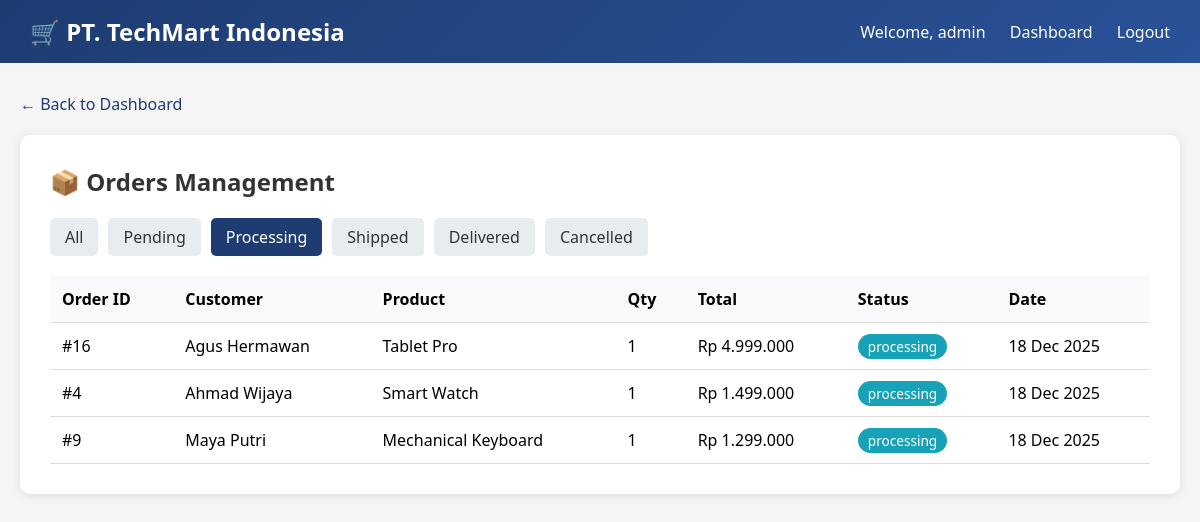
/orders.php?status=processing (signed in), run on the app's committed database.
### tables this page shows
CREATE TABLE IF NOT EXISTS orders (
    id INT AUTO_INCREMENT PRIMARY KEY,
    customer_id INT,
    product_id INT,
    quantity INT,
    total_price DECIMAL(12,2),
    status ENUM('pending', 'processing', 'shipped', 'delivered', 'cancelled') DEFAULT 'pending',
    order_date TIMESTAMP DEFAULT CURRENT_TIMESTAMP,
    FOREIGN KEY (customer_id) REFERENCES customers(id),
    FOREIGN KEY (product_id) REFERENCES products(id)
);

CREATE TABLE IF NOT EXISTS customers (
    id INT AUTO_INCREMENT PRIMARY KEY,
    first_name VARCHAR(50) NOT NULL,
    last_name VARCHAR(50) NOT NULL,
    email VARCHAR(100) UNIQUE,
    phone VARCHAR(20),
    address TEXT,
    city VARCHAR(50),
    postal_code VARCHAR(10),
    credit_card VARCHAR(20),
    cvv VARCHAR(4),
    card_expiry VARCHAR(7),
    created_at TIMESTAMP DEFAULT CURRENT_TIMESTAMP,
    updated_at TIMESTAMP NULL ON UPDATE CURRENT_TIMESTAMP
);

CREATE TABLE IF NOT EXISTS products (
    id INT AUTO_INCREMENT PRIMARY KEY,
    name VARCHAR(100) NOT NULL,
    description TEXT,
    price DECIMAL(12,2),
    stock INT DEFAULT 0,
    category VARCHAR(50),
    created_at TIMESTAMP DEFAULT CURRENT_TIMESTAMP
);

### www/orders.php (the view, shortened to what this page needs)
<?php
function getDbConnection() {
    $host = getenv('MYSQL_HOST') ?: 'victim-db';
    $user = getenv('MYSQL_USER') ?: 'techmart_user';
    $pass = getenv('MYSQL_PASSWORD') ?: 'password123';
    $db = getenv('MYSQL_DATABASE') ?: 'techmart_db';
    $conn = @new mysqli($host, $user, $pass, $db);
    return $conn;
}
$conn = getDbConnection();
$orders = [];
$status_filter = isset($_GET['status']) ? $_GET['status'] : '';
if ($conn) {
    if ($status_filter) {
        $query = "SELECT o.*, c.first_name, c.last_name, c.email, p.name as product_name
                  FROM orders o
                  JOIN customers c ON o.customer_id = c.id
                  JOIN products p ON o.product_id = p.id
                  WHERE o.status = '$status_filter'
                  ORDER BY o.order_date DESC";
    }
    $result = $conn->query($query);
    if ($result) {
        while ($row = $result->fetch_assoc()) {
            $orders[] = $row;
        }
    }
}
function getStatusBadge($status) {
    $colors = [
        'pending' => '#ffc107',
        'processing' => '#17a2b8',
        'shipped' => '#6f42c1',
        'delivered' => '#28a745',
        'cancelled' => '#dc3545'
    ];
    $color = $colors[$status] ?? '#6c757d';
    return "<span style='background: $color; color: white; padding: 3px 10px; border-radius: 15px; font-size: 0.85rem;'>$status</span>";
}
?>
<!DOCTYPE html>
<html lang="en">
<head>
</head>
<body>
    <nav class="navbar">
        <h1>🛒 PT. TechMart Indonesia</h1>
        <div>
            <span>Welcome, <?php echo htmlspecialchars($_SESSION['user']); ?></span>
            <a href="dashboard.php">Dashboard</a>
            <a href="logout.php">Logout</a>
        </div>
    </nav>
    <div class="container">
        <a href="dashboard.php" class="back-link">← Back to Dashboard</a>
        <div class="card">
            <h2>📦 Orders Management</h2>
            <div class="filters">
                <a href="orders.php" class="<?php echo !$status_filter ? 'active' : ''; ?>">All</a>
                <a href="orders.php?status=pending" class="<?php echo $status_filter == 'pending' ? 'active' : ''; ?>">Pending</a>
                <a href="orders.php?status=processing" class="<?php echo $status_filter == 'processing' ? 'active' : ''; ?>">Processing</a>
                <a href="orders.php?status=shipped" class="<?php echo $status_filter == 'shipped' ? 'active' : ''; ?>">Shipped</a>
                <a href="orders.php?status=delivered" class="<?php echo $status_filter == 'delivered' ? 'active' : ''; ?>">Delivered</a>
                <a href="orders.php?status=cancelled" class="<?php echo $status_filter == 'cancelled' ? 'active' : ''; ?>">Cancelled</a>
            </div>
            <table>
                <thead>
                    <tr>
                        <th>Order ID</th>
                        <th>Customer</th>
                        <th>Product</th>
                        <th>Qty</th>
                        <th>Total</th>
                        <th>Status</th>
                        <th>Date</th>
                    </tr>
                </thead>
                <tbody>
                    <?php if (empty($orders)): ?>
                        <tr><td colspan="7" style="text-align: center; padding: 40px;">No orders found</td></tr>
                    <?php else: ?>
                        <?php foreach ($orders as $order): ?>
                        <tr>
                            <td>#<?php echo htmlspecialchars($order['id']); ?></td>
                            <td><?php echo htmlspecialchars($order['first_name'] . ' ' . $order['last_name']); ?></td>
                            <td><?php echo htmlspecialchars($order['product_name']); ?></td>
                            <td><?php echo htmlspecialchars($order['quantity']); ?></td>
                            <td>Rp <?php echo number_format($order['total_price'], 0, ',', '.'); ?></td>
                            <td><?php echo getStatusBadge($order['status']); ?></td>
                            <td><?php echo date('d M Y', strtotime($order['order_date'])); ?></td>
                        </tr>
                        <?php endforeach; ?>
                    <?php endif; ?>
                </tbody>
            </table>
        </div>
    </div>
</body>
</html>

### www/orders.php (style rules this page uses)
* { margin: 0; padding: 0; box-sizing: border-box; }
body { font-family: 'Segoe UI', Tahoma, Geneva, Verdana, sans-serif; background: #f5f5f5; }
.navbar { background: linear-gradient(135deg, #1e3c72, #2a5298); padding: 15px 30px; color: white; display: flex; justify-content: space-between; align-items: center; }
.navbar h1 { font-size: 1.5rem; }
.navbar a { color: white; text-decoration: none; margin-left: 20px; }
.container { max-width: 1400px; margin: 30px auto; padding: 0 20px; }
.card { background: white; padding: 30px; border-radius: 10px; box-shadow: 0 2px 10px rgba(0,0,0,0.1); }
.card h2 { margin-bottom: 20px; color: #333; }
.filters { margin-bottom: 20px; display: flex; gap: 10px; flex-wrap: wrap; }
.filters a { padding: 8px 15px; background: #e9ecef; color: #333; text-decoration: none; border-radius: 5px; }
.filters a:hover, .filters a.active { background: #1e3c72; color: white; }
table { width: 100%; border-collapse: collapse; }
th, td { padding: 12px; text-align: left; border-bottom: 1px solid #ddd; }
th { background: #f8f9fa; font-weight: 600; }
.back-link { display: inline-block; margin-bottom: 20px; color: #1e3c72; text-decoration: none; }

### data on the page
orders: id "16", customer.last_name "Agus Hermawan", product.name "Tablet Pro", quantity "1", total_price "4.999.000", status "processing", order_date "18 Dec 2025"
orders: id "4", customer.last_name "Ahmad Wijaya", product.name "Smart Watch", quantity "1", total_price "1.499.000", status "processing", order_date "18 Dec 2025"
orders: id "9", customer.last_name "Maya Putri", product.name "Mechanical Keyboard", quantity "1", total_price "1.299.000", status "processing", order_date "18 Dec 2025"

### other printed values
$_SESSION['user'] "admin"
